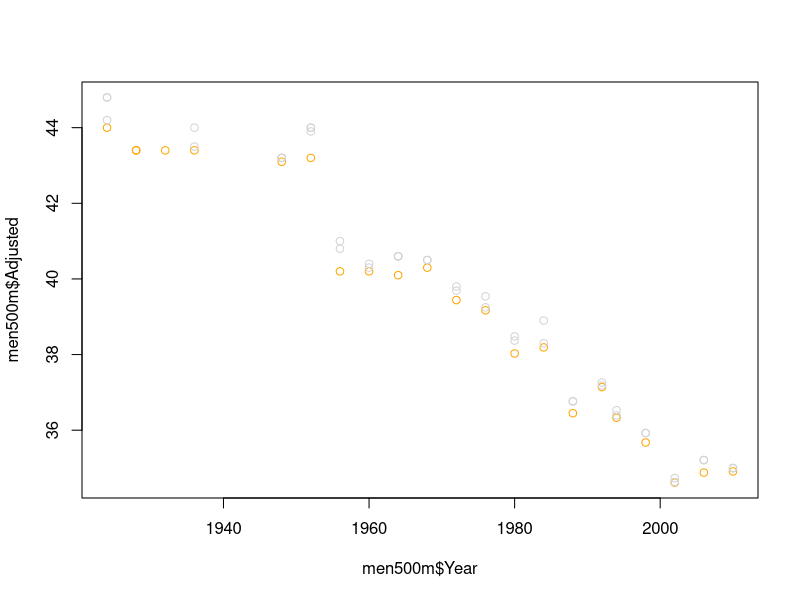
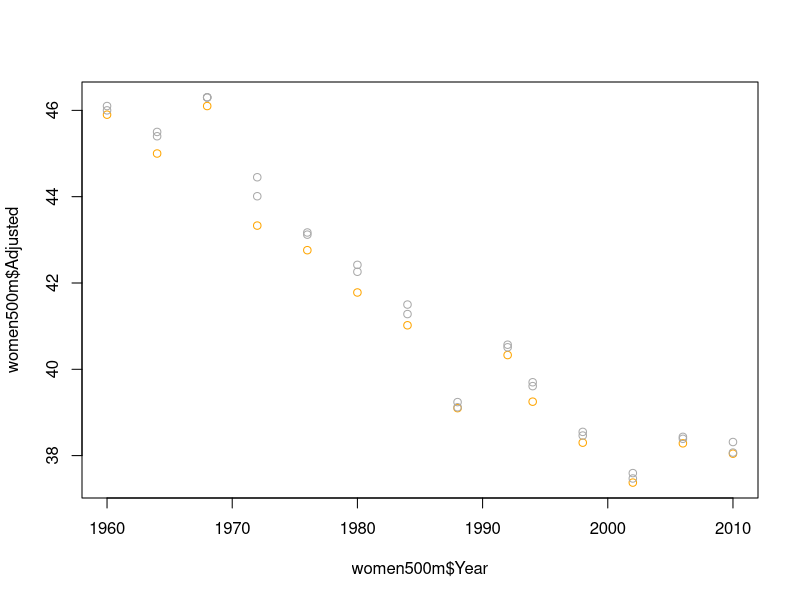
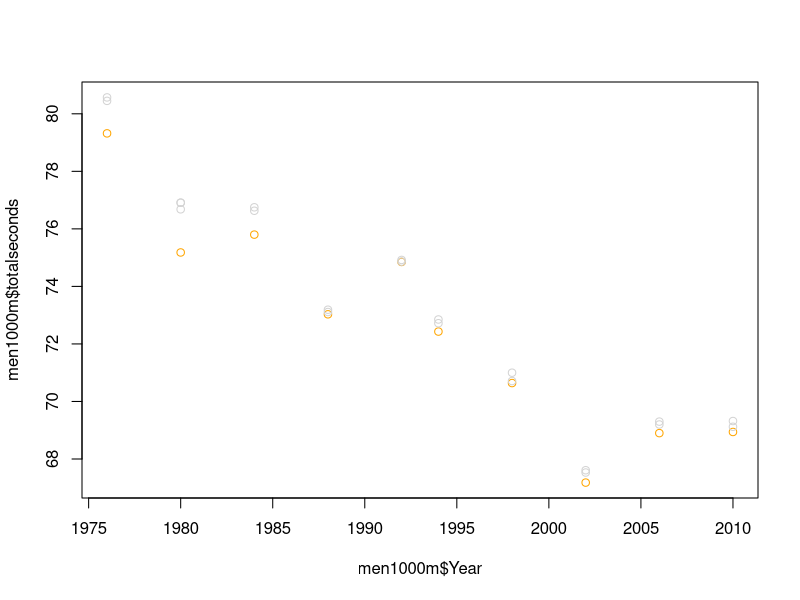
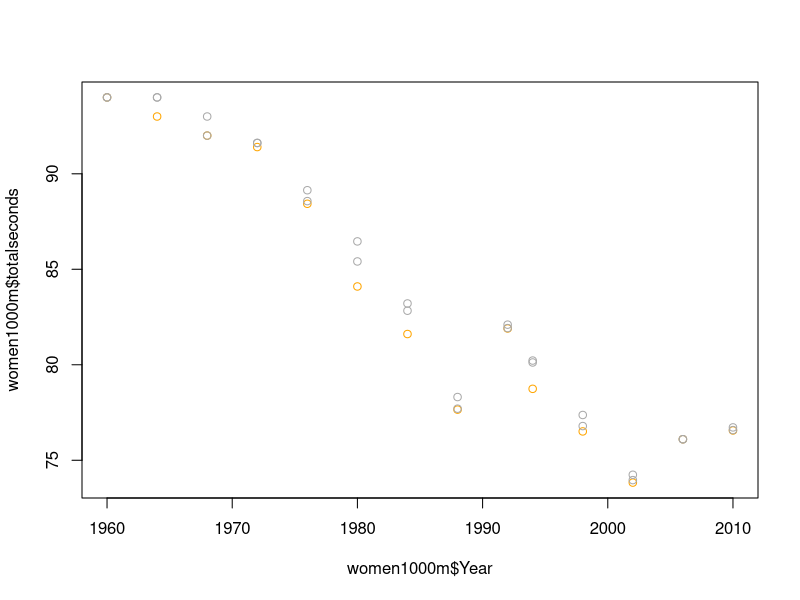
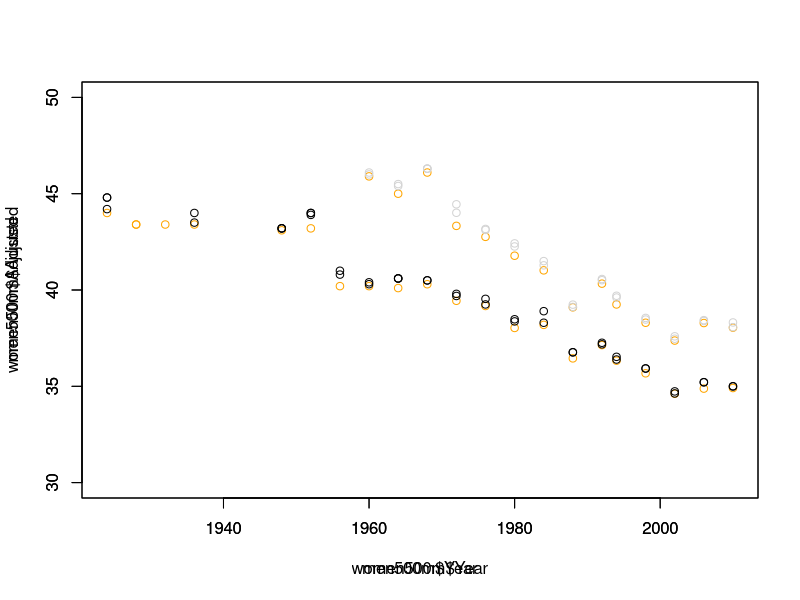

Write the R code that produced these figures, in order. (Note: this script raises an error after producing the figures.)
data <- read.csv("speedskateolympics5.csv")

#converting time to seconds, so that we can compare values
#get minutes
data$minutes <- sapply(strsplit(as.character(data$TimeFormat), split=":"), function(x) { x[1] })
#get seconds
data$seconds <- sapply(strsplit(as.character(data$TimeFormat), split=":"), function(x) { x[2] })
#convert strings to numeric
data$minutes <- as.numeric(data$minutes)
data$seconds <- as.numeric(data$seconds)
#muliply minutes by 60
data$minutes <- data$minutes*60
#add seconds and minutes to get total seconds
data$totalseconds <- data$minutes+data$seconds


#making some subsets and playing w/ data (not the 500m data has to be adjusted because a few years ago, they started running two races and taking the sum. I've take then average, so we can compare these two data sets.)
men500m <- subset(data, Event=="500m Men")
men500m$Adjusted <- ifelse(men500m$totalseconds>50, men500m$totalseconds/2, men500m$totalseconds)

plotcolors <- ifelse(men500m$Medal == "GOLD", "orange", "lightgray")
plot(men500m$Year, men500m$Adjusted, col=plotcolors)

women500m <- subset(data, Event=="500m Women")
women500m$Adjusted <- ifelse(women500m$totalseconds>50, women500m$totalseconds/2, women500m$totalseconds)

plotcolorswomen <- ifelse(women500m$Medal == "GOLD", "orange", "darkgray")
plot(women500m$Year, women500m$Adjusted, col=plotcolorswomen)

men1000m <- subset(data, Event=="1000m Men")
plotcolors1000m <- ifelse(men1000m$Medal=="GOLD", "orange", "lightgray")
plot(men1000m$Year, men1000m$totalseconds, col=plotcolors1000m)

women1000m <- subset(data, Event=="1000m Women")
plotcolors1000mWomen <- ifelse(women1000m$Medal=="GOLD", "orange", "darkgray")
plot(women1000m$Year, women1000m$totalseconds, col=plotcolors1000mWomen)



#now to compare men and women 500m (note, I already made the subsets for these groups up above and adjusted for changes in the rules (two races instead of one))
plotcomparemen <- ifelse(men500m$Medal=="GOLD", "orange", "black")
plotcomparewomen <- ifelse(women500m$Medal=="GOLD", "orange", "lightgray")
plot(men500m$Year, men500m$Adjusted, col=plotcomparemen, ylim=c(30,50), xlim=c(1924,2010))
par(new=TRUE)
plot(women500m$Year, women500m$Adjusted, col=plotcomparewomen, ylim=c(30,50), xlim=c(1924,2010))



#now to compare men and women 1000m
men1000m <- subset(data, Event=="1000m Men")
women1000m <- subset(data, Event=="1000m Women")

plotcomparemen <- ifelse(men1500m$Medal=="GOLD", "orange", "black")
plotcomparewomen <- ifelse(women1500m$Medal=="GOLD", "orange", "lightgray")
plot(men1500m$Year, men1500m$totalseconds, col=plotcomparemen, ylim=c(100,200), xlim=c(1924,2010))
par(new=TRUE)
plot(women1500m$Year, women1500m$totalseconds, col=plotcomparewomen, ylim=c(100,200), xlim=c(1924,2010))



#now to compare men and women 1500m
men1500m <- subset(data, Event=="1500m Men")
women1500m <- subset(data, Event=="1500m Women")

plotcomparemen <- ifelse(men1500m$Medal=="GOLD", "orange", "black")
plotcomparewomen <- ifelse(women1500m$Medal=="GOLD", "orange", "lightgray")
plot(men1500m$Year, men1500m$totalseconds, col=plotcomparemen, ylim=c(100,200), xlim=c(1924,2010))
par(new=TRUE)
plot(women1500m$Year, women1500m$totalseconds, col=plotcomparewomen, ylim=c(100,200), xlim=c(1924,2010))


#now to compare men and women 5000m
men5000m <- subset(data, Event=="5000m Men")
women5000m <- subset(data, Event=="5000m Women")

plotcomparemen <- ifelse(men5000m$Medal=="GOLD", "orange", "black")
plotcomparewomen <- ifelse(women5000m$Medal=="GOLD", "orange", "lightgray")
plot(men5000m$Year, men5000m$totalseconds, col=plotcomparemen, ylim=c(300,600), xlim=c(1924,2010))
par(new=TRUE)
plot(women5000m$Year, women5000m$totalseconds, col=plotcomparewomen, ylim=c(300,600), xlim=c(1924,2010))


#now to plot 10000m men
men10000m <- subset(data, Event=="10000m Men")
plotcolor <- ifelse(men10000m$Medal=="GOLD", "orange", "black")
plot(men10000m$Year, men10000m$totalseconds, col=plotcolor)


#now to plot 3000m women
women3000m <- subset(data, Event=="3000m Women")
plotcolor <- ifelse(women3000m$Medal=="GOLD", "orange", "lightgray")
plot(women3000m$Year, women3000m$totalseconds, col=plotcolor)


#now to compare short track 500m
ShortWomen500 <- subset(data, Event=="500m Short Track Women")
ShortMen500 <- subset(data, Event=="500m Short Track Men")

plotcomparemen <- ifelse(ShortMen500$Medal=="GOLD", "orange", "black")
plotcomparewomen <- ifelse(ShortWomen500$Medal=="GOLD", "orange", "lightgray")

plot(ShortMen500$Year, ShortMen500$totalseconds, col=plotcomparemen, ylim=c(40,50), xlim=c(1992,2010))
par(new=TRUE)
plot(ShortWomen500$Year, ShortWomen500$totalseconds, col=plotcomparewomen, ylim=c(40,50), xlim=c(1992,2010))


#and short track 1000m
ShortWomen1000 <- subset(data, Event=="1000m Short Track Women")
ShortMen1000 <- subset(data, Event=="1000m Short Track Men")

plotcomparemen <- ifelse(ShortMen1000$Medal=="GOLD", "orange", "black")
plotcomparewomen <- ifelse(ShortWomen1000$Medal=="GOLD", "orange", "lightgray")

plot(ShortMen1000$Year, ShortMen1000$totalseconds, col=plotcomparemen, ylim=c(80,105), xlim=c(1992,2010))
par(new=TRUE)
plot(ShortWomen1000$Year, ShortWomen1000$totalseconds, col=plotcomparewomen, ylim=c(80,105), xlim=c(1992,2010))


#and finally short track relay 5000m (men only)
ShortRelay5000 <- subset(data, Event=="5000m Short Track Relay Men")
plotcolor <- ifelse(ShortRelay5000$Medal=="GOLD", "orange", "black")
plot(ShortRelay5000$Year, ShortRelay5000$totalseconds, col=plotcolor)


#and short track relay 3000m (women only)
ShortRelay3000 <- subset(data, Event=="3000m Short Track Relay Women")
plotcolor <- ifelse(ShortRelay3000$Medal=="GOLD", "orange", "black")
plot(ShortRelay3000$Year, ShortRelay3000$totalseconds, col=plotcolor)


#now to plot the altitude
plot(altitude$Year, altitude$Altitude, col="green", type="l", ylim=c(-3000, 2000))
